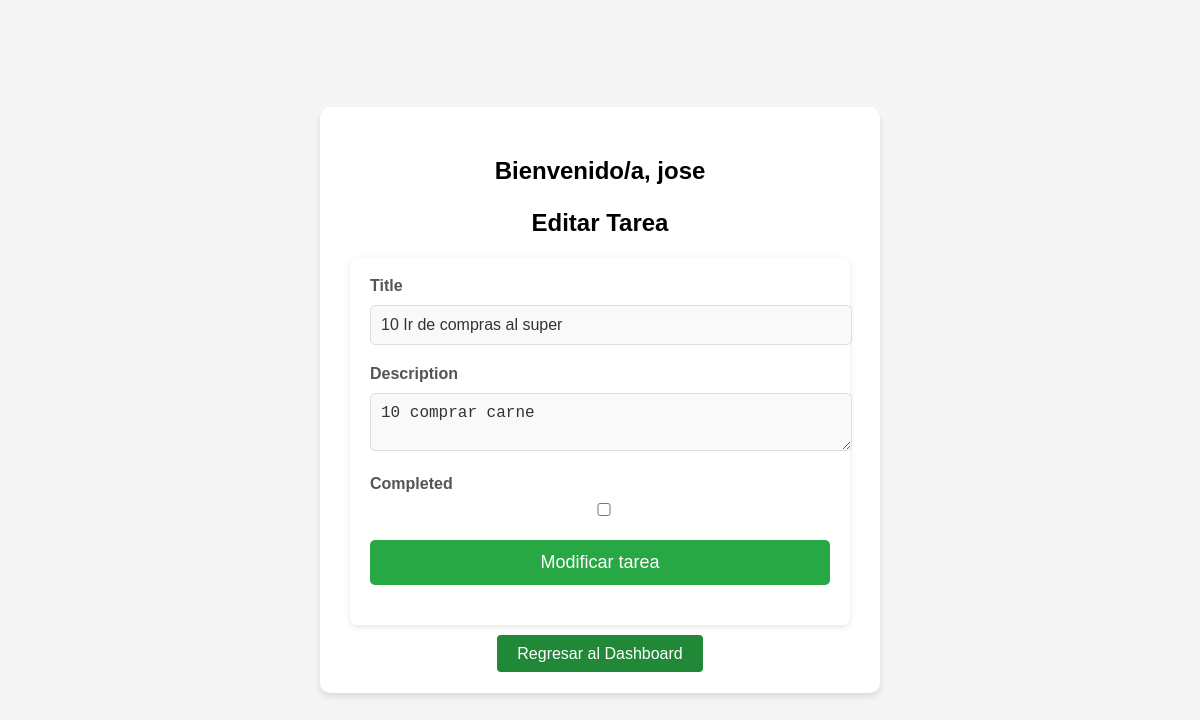
The app's page /edit_task/2 (signed in) with its own data.
### app/models.py (models this page shows)
class User(db.Model, UserMixin):
    id = db.Column(db.Integer, primary_key=True)
    username = db.Column(db.String(100), unique=True, nullable=False)
    password = db.Column(db.String(100), nullable=False)

class Task(db.Model):
    id = db.Column(db.Integer, primary_key=True)
    title = db.Column(db.String(100), nullable=False)
    description = db.Column(db.String(200))
    completed = db.Column(db.Boolean, default=False)
    user_id = db.Column(db.Integer, db.ForeignKey('user.id'), nullable=False)
    user = db.relationship('User', backref=db.backref('tasks', lazy=True))

### app/routes.py (the view, shortened to what this page needs)
@main.route('/edit_task/<int:task_id>', methods=['GET', 'POST'])
@login_required
def edit_task(task_id):
    task = Task.query.get_or_404(task_id)
    if task.user_id != current_user.id:  # Asegurar que el usuario actual es el propietario de la tarea
        flash('Acceso no autorizado', 'danger')
        return redirect(url_for('main.dashboard'))
    form = TaskForm(obj=task)  # Rellenar el formulario con los datos actuales de la tarea
    return render_template('edit_task.html', form=form)

### app/forms.py
class TaskForm(FlaskForm):
    title = StringField('Title', validators=[InputRequired(), Length(max=200)])
    description = TextAreaField('Description')
    completed = BooleanField('Completed')
    submit = SubmitField('Agregar tarea')

### app/__init__.py (called while the page is built)
def create_app():
    app = Flask(__name__)
    csrf = CSRFProtect(app)
    app.config['SECRET_KEY'] = 'task_2025_esti'
    app.config['SQLALCHEMY_DATABASE_URI'] = 'sqlite:///app.db'
    app.config['SQLALCHEMY_TRACK_MODIFICATIONS'] = False
    db.init_app(app)
    login_manager.init_app(app)
    migrate.init_app(app, db)  # Inicia Migrate con la app y la base de datos
    from .models import User, Task  # Ahora importa aquí después de que la app esté inicializada
    login_manager.login_view = 'main.login'
    @login_manager.user_loader
    def load_user(user_id):
        return User.query.get(int(user_id))  # Busca al usuario por ID
    from .routes import main
    app.register_blueprint(main)
    return app

### app/templates/edit_task.html (shortened to what this page needs)
{% extends "layout.html" %}
{% block content %}
<div class="edit-task-container">
    <h2>Bienvenido/a, {{ current_user.username }}</h2>
    <h3>Editar Tarea</h3>
    <form method="POST" class="task-form">
        <div class="form-field">
            {{ form.title.label }}
            {{ form.title }}
        </div>
        <div class="form-field">
            {{ form.description.label }}
            {{ form.description }}
        </div>
        <div class="form-field">
            {{ form.completed.label }}
            {{ form.completed }}
        </div>
        <div class="form-field">
            <button type="submit">Modificar tarea</button>
        </div>
    </form>
    <a href="{{ url_for('main.dashboard') }}" class="back-link">Regresar al Dashboard</a>
</div>
{% endblock %}

### app/static/css/styles.css (style rules this page uses)
body { font-family: 'Arial', sans-serif; background: #f5f5f5; display: flex; justify-content: center; align-items: center; height: 100vh; margin: 0; }
.task-form { background-color: #ffffff; padding: 20px; border-radius: 8px; box-shadow: 0 2px 6px rgba(0, 0, 0, 0.1); margin-bottom: 20px; }
h2, h3 { font-weight: bold; }
h3 { font-size: 24px; margin-bottom: 20px; }
.edit-task-container { background: #fff; border-radius: 10px; padding: 30px; box-shadow: 0 4px 6px rgba(0, 0, 0, 0.1); width: 500px; margin: 50px auto; text-align: center; }
.form-field { margin-bottom: 20px; text-align: left; }
.form-field label { display: block; margin-bottom: 5px; font-weight: bold; color: #555; }
.form-field input, .form-field select { width: 100%; padding: 10px; margin-top: 5px; border-radius: 5px; border: 1px solid #ddd; background-color: #f9f9f9; font-size: 16px; color: #333; }
.form-field textarea, .form-field select { width: 100%; padding: 10px; margin-top: 5px; border-radius: 5px; border: 1px solid #ddd; background-color: #f9f9f9; font-size: 16px; color: #333; }
.form-field button { width: 100%; padding: 12px; background-color: #28a745; color: white; border: none; border-radius: 5px; font-size: 18px; cursor: pointer; }
.back-link { background-color: #218838; padding: 10px 20px; border-radius: 4px; color: white; text-decoration: none; margin-top: 20px; }

### records on screen
User: username "jose"
Task: title "10 Ir de compras al super", description "10 comprar carne"
